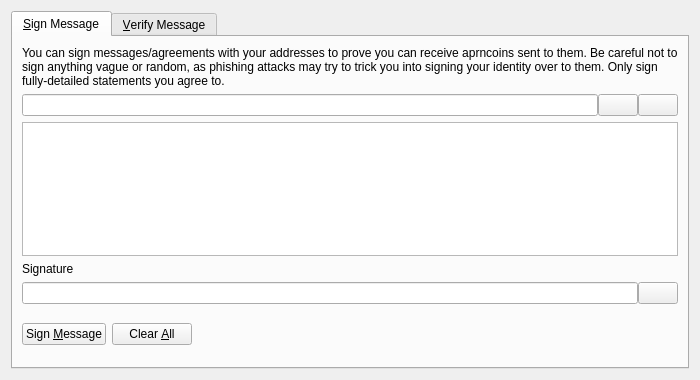
<?xml version="1.0" encoding="UTF-8"?>
<ui version="4.0">
 <class>SignVerifyMessageDialog</class>
 <widget class="QDialog" name="SignVerifyMessageDialog">
  <property name="geometry">
   <rect>
    <x>0</x>
    <y>0</y>
    <width>700</width>
    <height>380</height>
   </rect>
  </property>
  <property name="windowTitle">
   <string>Signatures - Sign / Verify a Message</string>
  </property>
  <property name="modal">
   <bool>true</bool>
  </property>
  <layout class="QVBoxLayout" name="verticalLayout">
   <item>
    <widget class="QTabWidget" name="tabWidget">
     <property name="currentIndex">
      <number>0</number>
     </property>
     <widget class="QWidget" name="tabSignMessage">
      <attribute name="title">
       <string>&amp;Sign Message</string>
      </attribute>
      <layout class="QVBoxLayout" name="verticalLayout_SM">
       <item>
        <widget class="QLabel" name="infoLabel_SM">
         <property name="text">
          <string>You can sign messages/agreements with your addresses to prove you can receive aprncoins sent to them. Be careful not to sign anything vague or random, as phishing attacks may try to trick you into signing your identity over to them. Only sign fully-detailed statements you agree to.</string>
         </property>
         <property name="textFormat">
          <enum>Qt::PlainText</enum>
         </property>
         <property name="wordWrap">
          <bool>true</bool>
         </property>
        </widget>
       </item>
       <item>
        <layout class="QHBoxLayout" name="horizontalLayout_1_SM">
         <property name="spacing">
          <number>0</number>
         </property>
         <item>
          <widget class="QValidatedLineEdit" name="addressIn_SM">
           <property name="toolTip">
            <string>The aprncoin address to sign the message with</string>
           </property>
          </widget>
         </item>
         <item>
          <widget class="QPushButton" name="addressBookButton_SM">
           <property name="toolTip">
            <string>Choose previously used address</string>
           </property>
           <property name="text">
            <string/>
           </property>
           <property name="icon">
            <iconset resource="../bitcoin.qrc">
             <normaloff>:/icons/address-book</normaloff>:/icons/address-book</iconset>
           </property>
           <property name="shortcut">
            <string>Alt+A</string>
           </property>
           <property name="autoDefault">
            <bool>false</bool>
           </property>
          </widget>
         </item>
         <item>
          <widget class="QPushButton" name="pasteButton_SM">
           <property name="toolTip">
            <string>Paste address from clipboard</string>
           </property>
           <property name="text">
            <string/>
           </property>
           <property name="icon">
            <iconset resource="../bitcoin.qrc">
             <normaloff>:/icons/editpaste</normaloff>:/icons/editpaste</iconset>
           </property>
           <property name="shortcut">
            <string>Alt+P</string>
           </property>
           <property name="autoDefault">
            <bool>false</bool>
           </property>
          </widget>
         </item>
        </layout>
       </item>
       <item>
        <widget class="QPlainTextEdit" name="messageIn_SM">
         <property name="toolTip">
          <string>Enter the message you want to sign here</string>
         </property>
        </widget>
       </item>
       <item>
        <widget class="QLabel" name="signatureLabel_SM">
         <property name="text">
          <string>Signature</string>
         </property>
         <property name="textFormat">
          <enum>Qt::PlainText</enum>
         </property>
        </widget>
       </item>
       <item>
        <layout class="QHBoxLayout" name="horizontalLayout_2_SM">
         <property name="spacing">
          <number>0</number>
         </property>
         <item>
          <widget class="QLineEdit" name="signatureOut_SM">
           <property name="font">
            <font>
             <italic>true</italic>
            </font>
           </property>
           <property name="readOnly">
            <bool>true</bool>
           </property>
          </widget>
         </item>
         <item>
          <widget class="QPushButton" name="copySignatureButton_SM">
           <property name="toolTip">
            <string>Copy the current signature to the system clipboard</string>
           </property>
           <property name="text">
            <string/>
           </property>
           <property name="icon">
            <iconset resource="../bitcoin.qrc">
             <normaloff>:/icons/editcopy</normaloff>:/icons/editcopy</iconset>
           </property>
           <property name="autoDefault">
            <bool>false</bool>
           </property>
          </widget>
         </item>
        </layout>
       </item>
       <item>
        <layout class="QHBoxLayout" name="horizontalLayout_3_SM">
         <item>
          <widget class="QPushButton" name="signMessageButton_SM">
           <property name="toolTip">
            <string>Sign the message to prove you own this aprncoin address</string>
           </property>
           <property name="text">
            <string>Sign &amp;Message</string>
           </property>
           <property name="icon">
            <iconset resource="../bitcoin.qrc">
             <normaloff>:/icons/edit</normaloff>:/icons/edit</iconset>
           </property>
           <property name="autoDefault">
            <bool>false</bool>
           </property>
          </widget>
         </item>
         <item>
          <widget class="QPushButton" name="clearButton_SM">
           <property name="toolTip">
            <string>Reset all sign message fields</string>
           </property>
           <property name="text">
            <string>Clear &amp;All</string>
           </property>
           <property name="icon">
            <iconset resource="../bitcoin.qrc">
             <normaloff>:/icons/remove</normaloff>:/icons/remove</iconset>
           </property>
           <property name="autoDefault">
            <bool>false</bool>
           </property>
          </widget>
         </item>
         <item>
          <spacer name="horizontalSpacer_1_SM">
           <property name="orientation">
            <enum>Qt::Horizontal</enum>
           </property>
           <property name="sizeHint" stdset="0">
            <size>
             <width>40</width>
             <height>48</height>
            </size>
           </property>
          </spacer>
         </item>
         <item>
          <widget class="QLabel" name="statusLabel_SM">
           <property name="font">
            <font>
             <weight>75</weight>
             <bold>true</bold>
            </font>
           </property>
           <property name="text">
            <string/>
           </property>
           <property name="wordWrap">
            <bool>true</bool>
           </property>
          </widget>
         </item>
         <item>
          <spacer name="horizontalSpacer_2_SM">
           <property name="orientation">
            <enum>Qt::Horizontal</enum>
           </property>
           <property name="sizeHint" stdset="0">
            <size>
             <width>40</width>
             <height>48</height>
            </size>
           </property>
          </spacer>
         </item>
        </layout>
       </item>
      </layout>
     </widget>
     <widget class="QWidget" name="tabVerifyMessage">
      <attribute name="title">
       <string>&amp;Verify Message</string>
      </attribute>
      <layout class="QVBoxLayout" name="verticalLayout_VM">
       <item>
        <widget class="QLabel" name="infoLabel_VM">
         <property name="text">
          <string>Enter the receiver's address, message (ensure you copy line breaks, spaces, tabs, etc. exactly) and signature below to verify the message. Be careful not to read more into the signature than what is in the signed message itself, to avoid being tricked by a man-in-the-middle attack. Note that this only proves the signing party receives with the address, it cannot prove sendership of any transaction!</string>
         </property>
         <property name="textFormat">
          <enum>Qt::PlainText</enum>
         </property>
         <property name="alignment">
          <set>Qt::AlignLeading|Qt::AlignLeft|Qt::AlignTop</set>
         </property>
         <property name="wordWrap">
          <bool>true</bool>
         </property>
        </widget>
       </item>
       <item>
        <layout class="QHBoxLayout" name="horizontalLayout_1_VM">
         <property name="spacing">
          <number>0</number>
         </property>
         <item>
          <widget class="QValidatedLineEdit" name="addressIn_VM">
           <property name="toolTip">
            <string>The aprncoin address the message was signed with</string>
           </property>
          </widget>
         </item>
         <item>
          <widget class="QPushButton" name="addressBookButton_VM">
           <property name="toolTip">
            <string>Choose previously used address</string>
           </property>
           <property name="text">
            <string/>
           </property>
           <property name="icon">
            <iconset resource="../bitcoin.qrc">
             <normaloff>:/icons/address-book</normaloff>:/icons/address-book</iconset>
           </property>
           <property name="shortcut">
            <string>Alt+A</string>
           </property>
           <property name="autoDefault">
            <bool>false</bool>
           </property>
          </widget>
         </item>
        </layout>
       </item>
       <item>
        <widget class="QPlainTextEdit" name="messageIn_VM"/>
       </item>
       <item>
        <widget class="QValidatedLineEdit" name="signatureIn_VM"/>
       </item>
       <item>
        <layout class="QHBoxLayout" name="horizontalLayout_2_VM">
         <item>
          <widget class="QPushButton" name="verifyMessageButton_VM">
           <property name="toolTip">
            <string>Verify the message to ensure it was signed with the specified aprncoin address</string>
           </property>
           <property name="text">
            <string>Verify &amp;Message</string>
           </property>
           <property name="icon">
            <iconset resource="../bitcoin.qrc">
             <normaloff>:/icons/transaction_0</normaloff>:/icons/transaction_0</iconset>
           </property>
           <property name="autoDefault">
            <bool>false</bool>
           </property>
          </widget>
         </item>
         <item>
          <widget class="QPushButton" name="clearButton_VM">
           <property name="toolTip">
            <string>Reset all verify message fields</string>
           </property>
           <property name="text">
            <string>Clear &amp;All</string>
           </property>
           <property name="icon">
            <iconset resource="../bitcoin.qrc">
             <normaloff>:/icons/remove</normaloff>:/icons/remove</iconset>
           </property>
           <property name="autoDefault">
            <bool>false</bool>
           </property>
          </widget>
         </item>
         <item>
          <spacer name="horizontalSpacer_1_VM">
           <property name="orientation">
            <enum>Qt::Horizontal</enum>
           </property>
           <property name="sizeHint" stdset="0">
            <size>
             <width>40</width>
             <height>48</height>
            </size>
           </property>
          </spacer>
         </item>
         <item>
          <widget class="QLabel" name="statusLabel_VM">
           <property name="font">
            <font>
             <weight>75</weight>
             <bold>true</bold>
            </font>
           </property>
           <property name="text">
            <string/>
           </property>
           <property name="wordWrap">
            <bool>true</bool>
           </property>
          </widget>
         </item>
         <item>
          <spacer name="horizontalSpacer_2_VM">
           <property name="orientation">
            <enum>Qt::Horizontal</enum>
           </property>
           <property name="sizeHint" stdset="0">
            <size>
             <width>40</width>
             <height>48</height>
            </size>
           </property>
          </spacer>
         </item>
        </layout>
       </item>
      </layout>
     </widget>
    </widget>
   </item>
  </layout>
 </widget>
 <customwidgets>
  <customwidget>
   <class>QValidatedLineEdit</class>
   <extends>QLineEdit</extends>
   <header>qt/qvalidatedlineedit.h</header>
  </customwidget>
 </customwidgets>
 <resources>
  <include location="../bitcoin.qrc"/>
 </resources>
 <connections/>
</ui>
